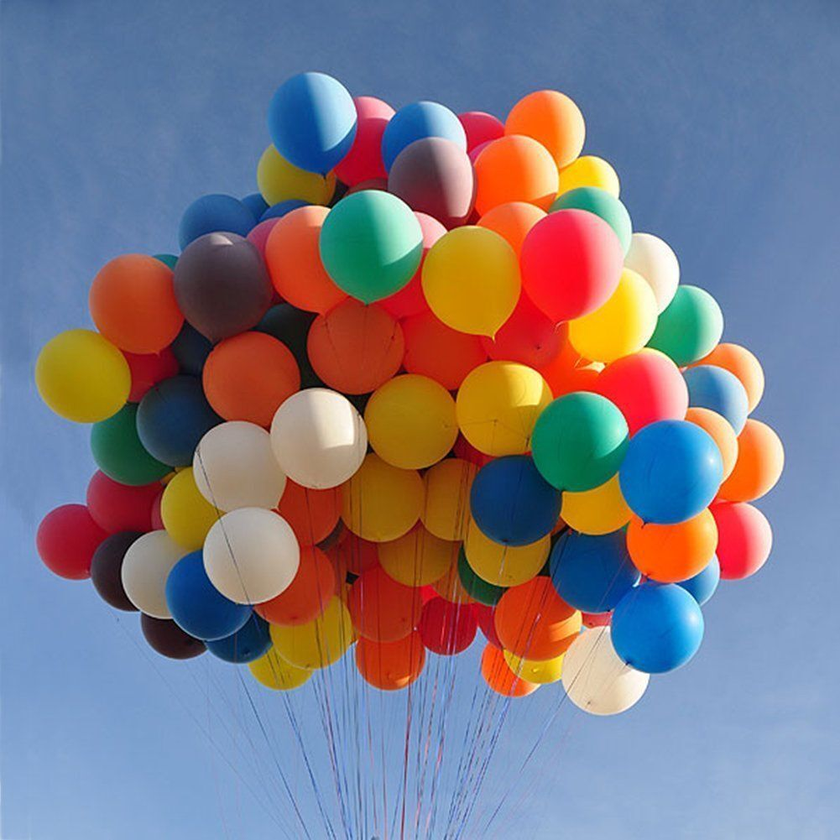
#> input picture ballon.png, 840 x 840 px, shrunk from 1001 x 1001 before the run
$ python threshold.py --image ballon.png   (older library calls are emulated)
#> lines starting #> are read from the running program, lines starting #| are printed output that depends on the picture; after the words box and inside, x2 and y2 are one past the last pixel; in counts of white or black regions, pixels touching at a corner belong together
import numpy as np
import argparse
import cv2
import mahotas

ap = argparse.ArgumentParser()
ap.add_argument("-i", "--image", required = True, help = "Path to the image")
args = vars(ap.parse_args())

image = cv2.imread(args["image"])
#> image is the input picture: shape (840, 840, 3); mean B, G, R 132.2, 121.1, 126.7
image = cv2.cvtColor(image, cv2.COLOR_BGR2GRAY)
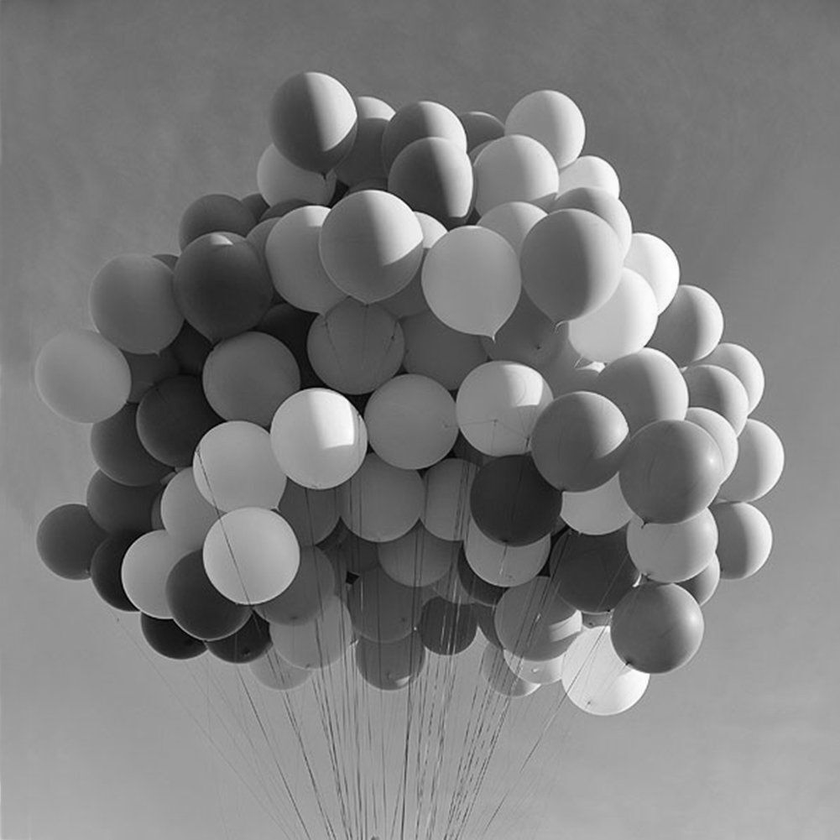
#> image: shape (840, 840); min 0, max 255, mean 124
blurred = cv2.GaussianBlur(image, (5, 5), 0)
cv2.imshow("Image", image)

## simple thresholding

# (T, thresh) = cv2.threshold(blurred, 155, 255, cv2.THRESH_BINARY)
# cv2.imshow("Threshold Binary", thresh)

# (T, threshInv) = cv2.threshold(blurred, 155, 255, cv2.THRESH_BINARY_INV)

# cv2.imshow("Threshold Binary Inverse", threshInv)

# cv2.imshow("Coins", cv2.bitwise_and(image, image, mask = threshInv))
# cv2.waitKey(0)

# # adaptive thresholding

# thresh = cv2.adaptiveThreshold(blurred, 255, cv2.ADAPTIVE_THRESH_MEAN_C,
#                                cv2.THRESH_BINARY_INV, 11, 4)
# cv2.imshow("Mean Thresh", thresh)

# thresh = cv2.adaptiveThreshold(blurred, 255, cv2.ADAPTIVE_THRESH_GAUSSIAN_C,
#                                  cv2.THRESH_BINARY_INV, 15, 3)
# cv2.imshow("Gaussian Thresh", thresh)
# cv2.waitKey(0)

# otsu and riddler-calvard

T = mahotas.thresholding.otsu(blurred)
#> T = 126
print("Otsu’s threshold: {}".format(T))
#| Otsu’s threshold: 126
thresh = image.copy()
thresh[thresh > T] = 255
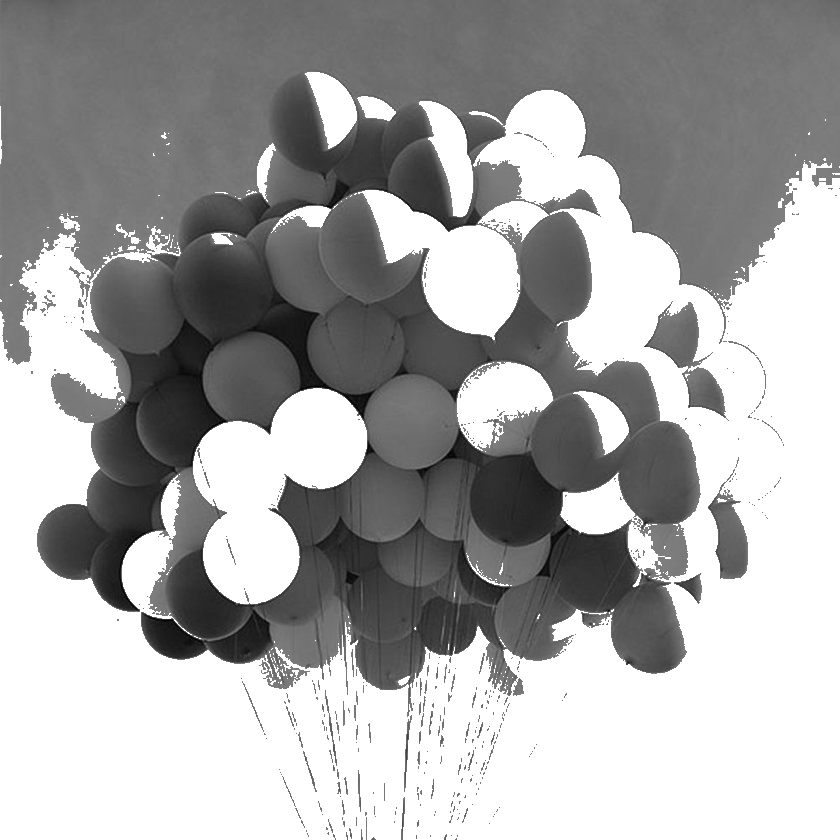
#> thresh: shape (840, 840); min 0, max 255, mean 167.3
thresh[thresh < 255] = 0
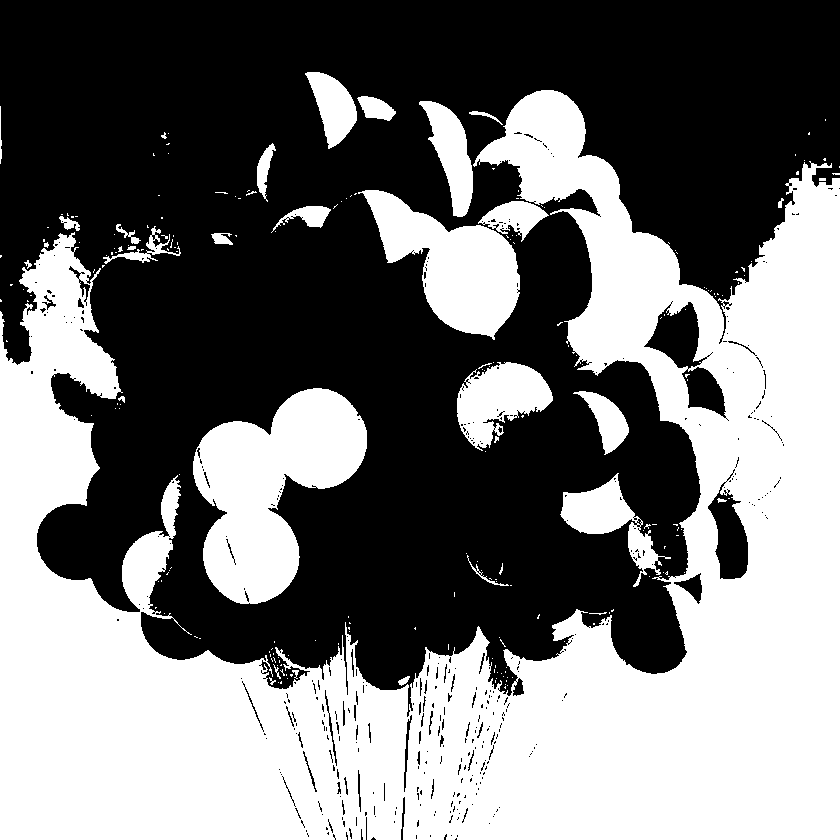
#> thresh: shape (840, 840); 45.7% white; 220 white regions (185 under 20 px), largest, box (x1, y1, x2, y2) and area: (0, 90, 840, 840) 268919, (193, 388, 367, 604) 21273, (358, 190, 520, 340) 11633
thresh = cv2.bitwise_not(thresh)
cv2.imshow("Otsu", thresh)

## Riddler-Calvard
#> (the run stopped early here; a loop or call above may not have finished)
